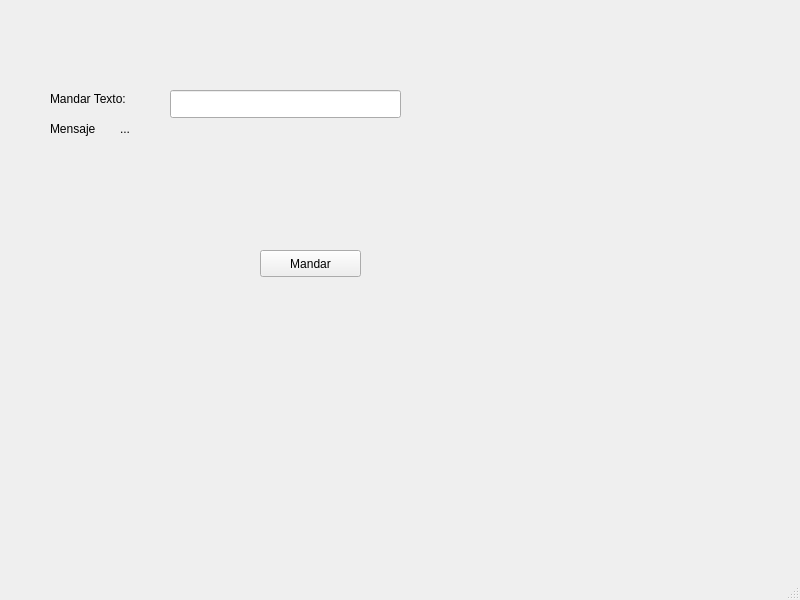
<?xml version="1.0" encoding="UTF-8"?>
<ui version="4.0">
 <class>MainWindow</class>
 <widget class="QMainWindow" name="MainWindow">
  <property name="geometry">
   <rect>
    <x>0</x>
    <y>0</y>
    <width>800</width>
    <height>600</height>
   </rect>
  </property>
  <property name="windowTitle">
   <string>Sockets</string>
  </property>
  <widget class="QWidget" name="centralwidget">
   <widget class="QLabel" name="label">
    <property name="geometry">
     <rect>
      <x>50</x>
      <y>120</y>
      <width>70</width>
      <height>18</height>
     </rect>
    </property>
    <property name="text">
     <string>Mensaje</string>
    </property>
   </widget>
   <widget class="QLabel" name="label_2">
    <property name="geometry">
     <rect>
      <x>120</x>
      <y>120</y>
      <width>70</width>
      <height>18</height>
     </rect>
    </property>
    <property name="text">
     <string>...</string>
    </property>
   </widget>
   <widget class="QPushButton" name="boton">
    <property name="geometry">
     <rect>
      <x>260</x>
      <y>250</y>
      <width>101</width>
      <height>27</height>
     </rect>
    </property>
    <property name="text">
     <string>Mandar</string>
    </property>
   </widget>
   <widget class="QLineEdit" name="text_mensaje">
    <property name="geometry">
     <rect>
      <x>170</x>
      <y>90</y>
      <width>231</width>
      <height>28</height>
     </rect>
    </property>
   </widget>
   <widget class="QLabel" name="label_3">
    <property name="geometry">
     <rect>
      <x>50</x>
      <y>90</y>
      <width>111</width>
      <height>18</height>
     </rect>
    </property>
    <property name="text">
     <string>Mandar Texto:</string>
    </property>
   </widget>
  </widget>
  <widget class="QStatusBar" name="statusbar"/>
 </widget>
 <resources/>
 <connections/>
</ui>
